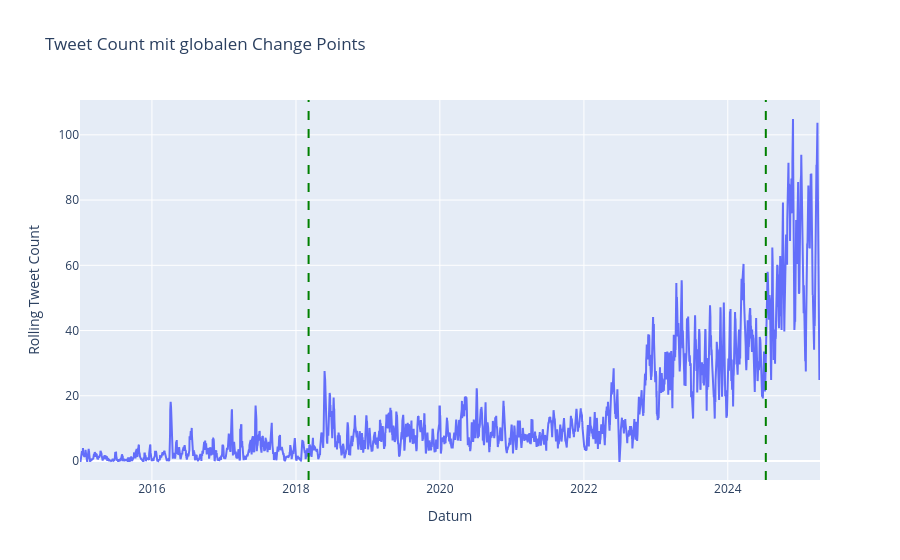

The code cell stored with this chart in its notebook:
### Code cell
# === 1. Daten vorbereiten ===
# Kombiniere alle relevanten Features außer dem Datum und fülle NaN mit 0
all_features = final_daily_df.drop(columns=["date"]).fillna(0)  # shape: (n_samples, n_features)

# Skaliere die Daten (Standardisierung auf Mittelwert 0, Std 1)
scaler = StandardScaler()
features_scaled = scaler.fit_transform(all_features.values)

# === 2. Ruptures: Change Point Detection auf allen Features gemeinsam ===
model = rpt.Binseg(model="l2")  # Du kannst auch "l2" ausprobieren
n_bkps = 2  # Anzahl der Breakpoints, je nach Datensatz anpassen
model.fit(features_scaled)
joint_breakpoints = model.predict(n_bkps=n_bkps)

# === 3. Visualisierung auf Tweet Count (kann auch auf andere übertragen werden) ===
fig1 = go.Figure()

# Plot der Rolling Tweet Count Zeitreihe
fig1.add_trace(go.Scatter(
    x=final_daily_df["date"],
    y=final_daily_df["tweet_count"].rolling(window=7, min_periods=1).mean(),
    mode='lines',
    name='Tweet Count (Rolling)'
))

# Füge globale Breakpoints als vertikale Linien hinzu
for bkp in joint_breakpoints[:-1]:  # Letzten Punkt weglassen (Ende der Zeitreihe)
    fig1.add_vline(
        x=final_daily_df["date"].iloc[bkp],
        line=dict(color="green", dash="dash"),
        name="Global Breakpoint"
    )

fig1.update_layout(
    title="Tweet Count mit globalen Change Points",
    xaxis_title="Datum",
    yaxis_title="Rolling Tweet Count"
)

fig1.show()

# === 4. Ausgabe der Breakpoints im Terminal ===
print("Detected joint breakpoints (indices):", joint_breakpoints)
print("Breakpoints as dates:", final_daily_df['date'].iloc[joint_breakpoints[:-1]].tolist())

### Figure 1 — Plotly figure (JSON) as saved in the notebook; plotly's stock layout.template omitted (floating-point values rounded to 4 significant figures; data arrays with more than 128 entries replaced by an {"elided": "..."} marker saying what was removed)
{"data": [{"mode": "lines", "name": "Tweet Count (Rolling)", "type": "scatter", "x": {"elided": "3756 str values"}, "y": {"elided": "3756 float values"}}], "layout": {"shapes": [{"line": {"color": "green", "dash": "dash"}, "name": "Global Breakpoint", "type": "line", "x0": "2018-03-06T00:00:00", "x1": "2018-03-06T00:00:00", "xref": "x", "y0": 0, "y1": 1, "yref": "y domain"}, {"line": {"color": "green", "dash": "dash"}, "name": "Global Breakpoint", "type": "line", "x0": "2024-07-12T00:00:00", "x1": "2024-07-12T00:00:00", "xref": "x", "y0": 0, "y1": 1, "yref": "y domain"}], "title": {"text": "Tweet Count mit globalen Change Points"}, "xaxis": {"title": {"text": "Datum"}}, "yaxis": {"title": {"text": "Rolling Tweet Count"}}}}
